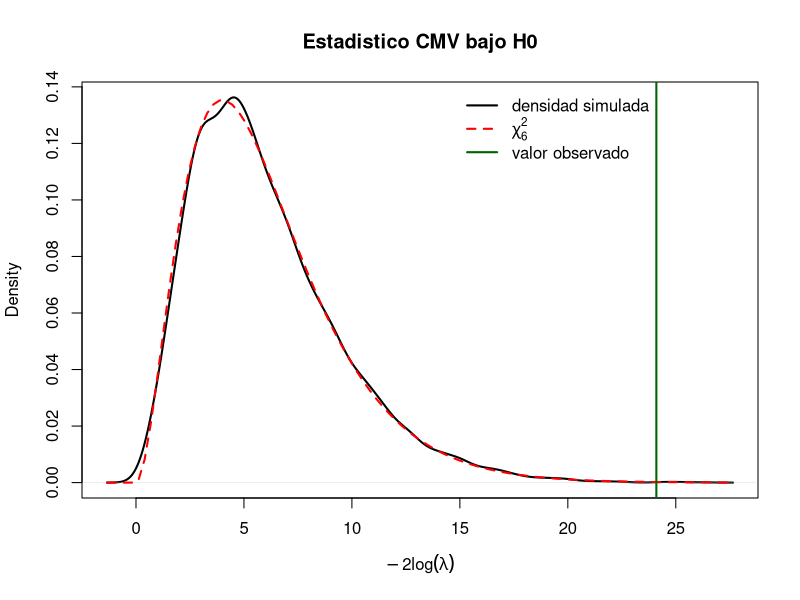

Write the R code that produced this figure.
# IECD - Practica 5 (Tests) - Ejercicio 20
# Nacimientos por día de la semana (EE.UU., 1977, 5000 nacimientos)

W <- c(lunes = 747, martes = 766, miercoles = 749, jueves = 741,
       viernes = 714, sabado = 659, domingo = 624)
n     <- sum(W)            # 5000
th0   <- 1 / 7
alpha <- 0.05
z     <- qnorm(1 - alpha / 2)

# a) y b) Un test/dia H0: theta_j = 1/7 vs H1: theta_j != 1/7
theta_hat <- W / n
Z      <- sqrt(n) * (theta_hat - th0) / sqrt(th0 * (1 - th0))
pvalor <- 2 * (1 - pnorm(abs(Z)))
round(cbind(theta_hat, Z, pvalor, rechaza = abs(Z) > z), 4)

# c) Test psi: rechaza si alguno de los 7 rechaza. Cota de Bonferroni: nivel <= 7 * 0.05 = 0.35. Lo estimamos por simulacion bajo H0.
set.seed(20)
Nrep <- 10000
sim  <- rmultinom(Nrep, size = n, prob = rep(th0, 7))     # cada columna: un W bajo H0
Zsim <- sqrt(n) * (sim / n - th0) / sqrt(th0 * (1 - th0))
c(nivel_psi       = mean(apply(abs(Zsim) > z, 2, any)),
  nivel_psi_bonf  = mean(apply(abs(Zsim) > qnorm(1 - alpha / (2 * 7)), 2, any)))

# d) Test de CMV (multinomial)
#    -2 log lambda = 2 sum W_j log(W_j / (n/7))  ~  chi^2_6 bajo H0
E  <- n * th0
CV <- 2 * sum(W * log(W / E))
c(estadistico = CV, critico = qchisq(1 - alpha, df = 6),
  pvalor = pchisq(CV, df = 6, lower.tail = FALSE))
chisq.test(W, p = rep(th0, 7))

# e) Distribucion del estadistico de CMV bajo H0, simulada
estadsimu <- apply(sim, 2, function(w) 2 * sum(ifelse(w > 0, w * log(w / E), 0)))
c(cuantil_simulado = unname(quantile(estadsimu, 0.95)),
  cuantil_chi2_6   = qchisq(0.95, df = 6))

plot(density(estadsimu), lwd = 2, main = "Estadistico CMV bajo H0",
     xlab = expression(-2 * log(lambda)))
curve(dchisq(x, df = 6), add = TRUE, col = "red", lwd = 2, lty = 2)
abline(v = CV, col = "darkgreen", lwd = 2)
legend("topright", inset = c(0.15, 0), bty = "n", lwd = 2, lty = c(1, 2, 1),
       col = c("black", "red", "darkgreen"),
       legend = c("densidad simulada", expression(chi[6]^2), "valor observado"))
